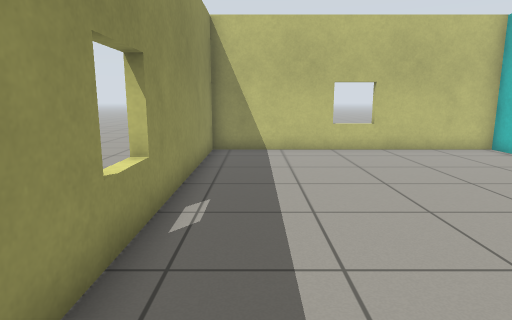
view 1 (above)

20 first-person views from a walk through a Gazebo world. The camera is 0.94 m above the floor, tilts 10° down and sees 75° across. The floor is counted in squares, 0.5 m on a side. Each view is taken from the middle of a square. On the plan, view 1 faces up. The plan holds only what a view shows up to about 17 squares ahead; the rest is blank. The place goes on beyond the plan.

view 2
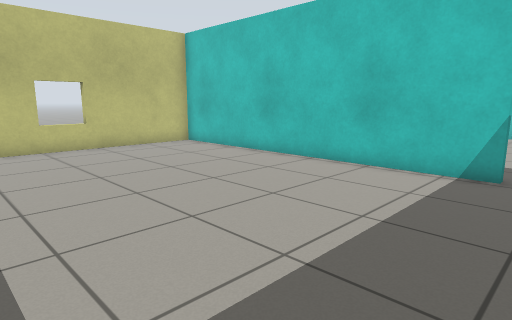

view 3
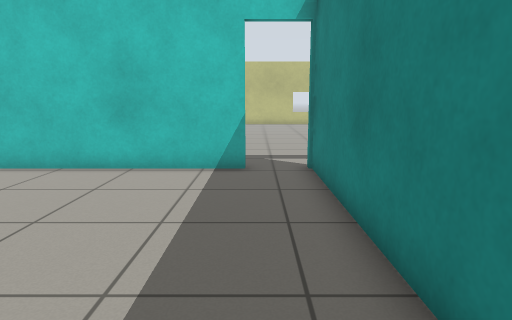

view 4
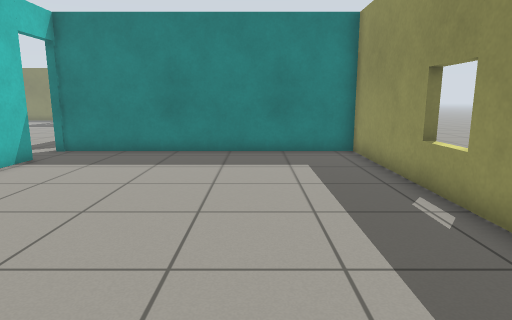

view 5
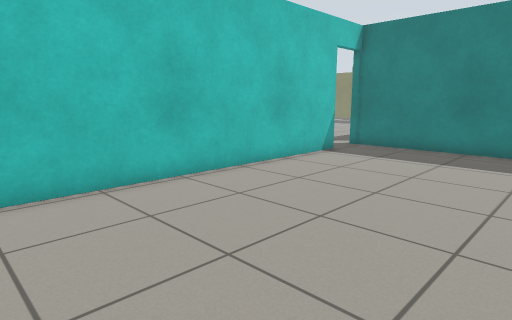

view 6
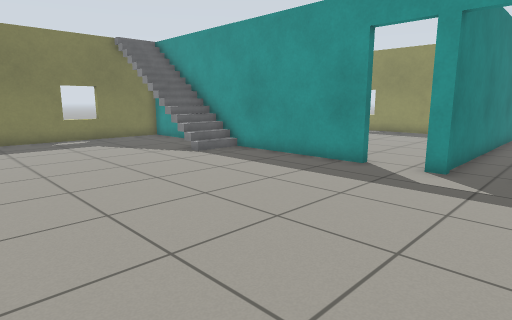

view 7
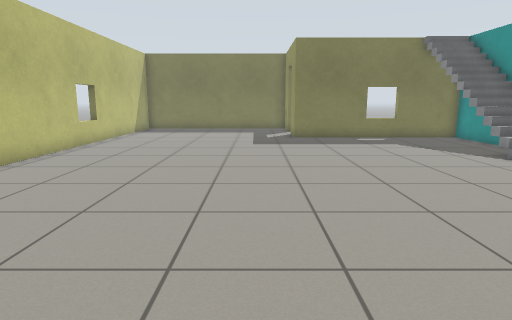

view 8
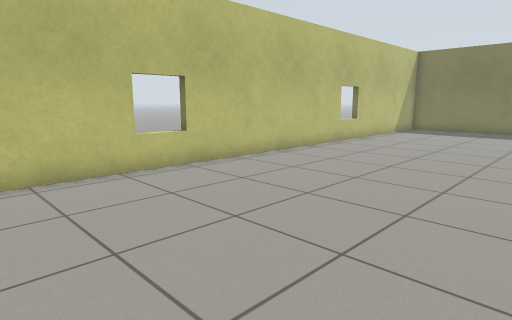

view 9
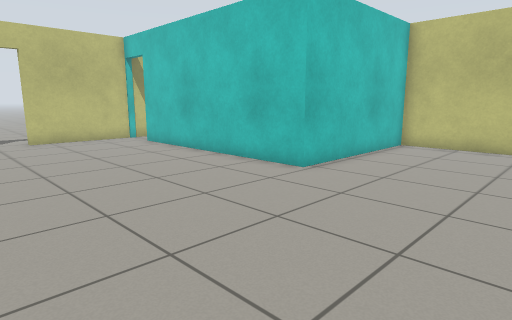

view 10
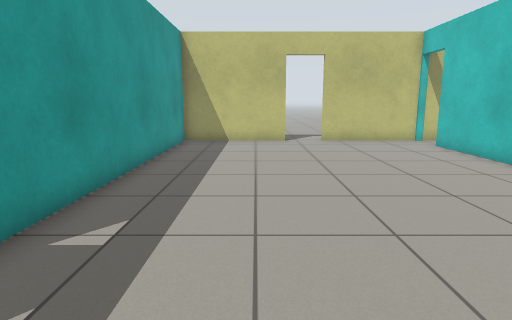

view 11
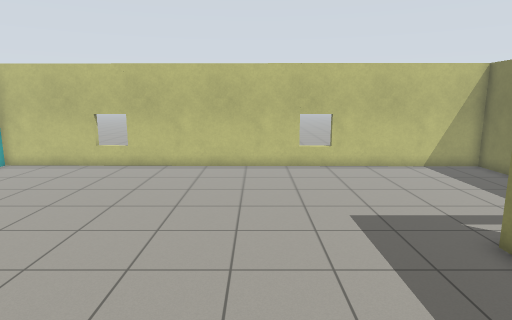

view 12
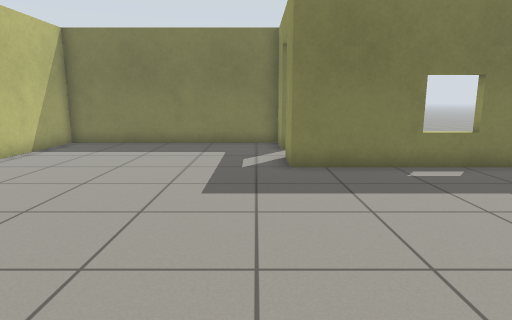

view 13
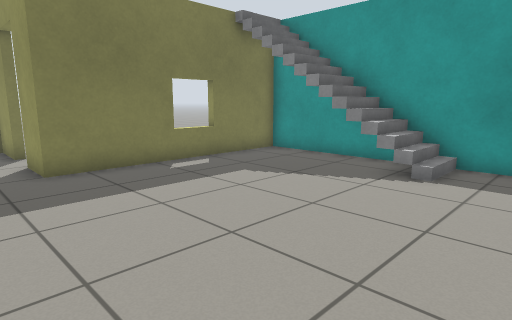

view 14
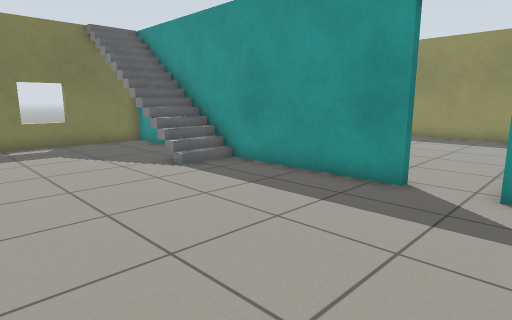

view 15
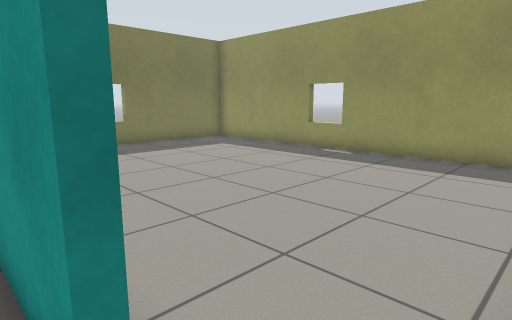

view 16
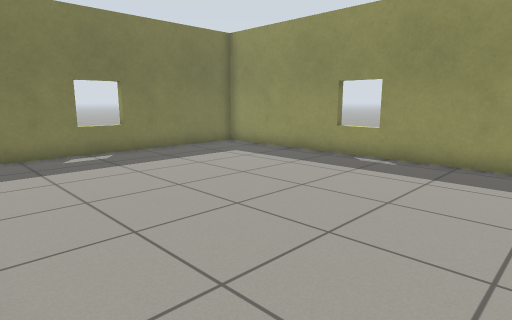

view 17
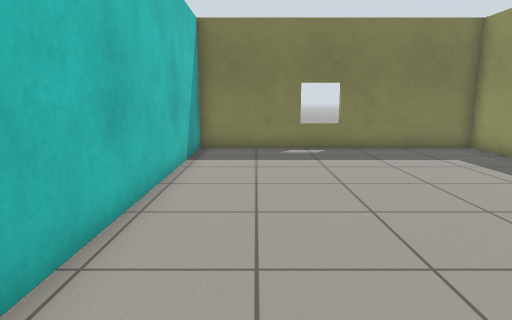

view 18
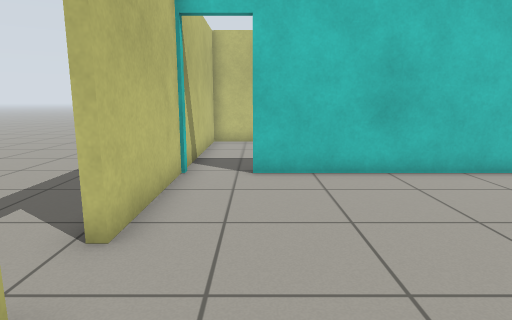

view 19
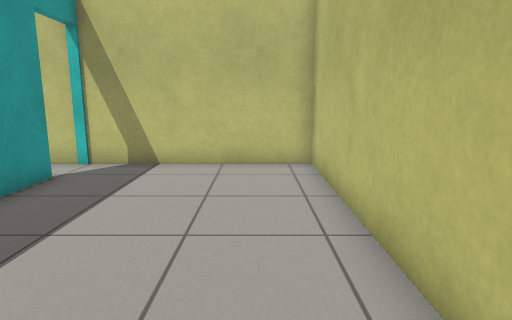

view 20
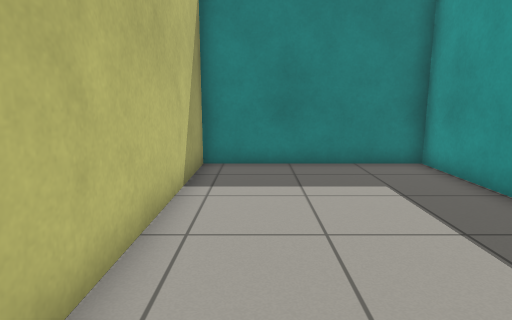

### Floor plan
Ten units are one square. View 1 is at (0, 0); x grows to the right and y downward. Boxes are objects, and circles mark ways between rooms. Rooms are numbered by the first view taken in them; rooms with no view inside come last. Other rooms are left out.
<svg viewBox="-22 -135 304 361">
<path fill="none" stroke="#000" d="M93 -3 93 -130 -17 -130 -17 16 96 16M96 37 96 164 180 164 180 182M96 16 96 21M180 200 180 221 274 221 276 -17 206 -17 206 -111M209 -130 162 -130M145 -130 96 -130 96 -13M-17 34 -17 164 93 164 93 56M209 -56 209 -20 276 -20 277 -130 209 -130M209 -111 209 -94"/>
<circle cx="94" cy="14" r="3" fill="#2a7"/>
<circle cx="100" cy="145" r="3" fill="#2a7"/>
<circle cx="210" cy="-120" r="3" fill="#2a7"/>
<text x="40" y="-60">1</text>
<text x="190" y="50">2</text>
<text x="40" y="90">3</text>
<text x="240" y="-80">4</text>
</svg>
Room 1 opens to room 2. Room 2 opens to room 3. Room 2 opens to room 4.

Where each view was taken, in squares from view 1:
view 1: 0 up, 0 right, facing up
view 2: 1 down, 0 right, facing up-right
view 3: 0 up, 0 right, facing right
view 4: 11 up, 2 right, facing down
view 5: 12 up, 2 right, facing down-right
view 6: 1 up, 19 right, facing down-left
view 7: 1 up, 20 right, facing down
view 8: 1 up, 19 right, facing down-right
view 9: 4 down, 13 right, facing up-right
view 10: 3 down, 13 right, facing up
view 11: 11 down, 11 right, facing right
view 12: 7 down, 19 right, facing down
view 13: 7 down, 20 right, facing down-left
view 14: 1 down, 17 right, facing down-left
view 15: 2 down, 10 right, facing down-left
view 16: 4 down, 9 right, facing down-left
view 17: 3 down, 7 right, facing down
view 18: 11 up, 12 right, facing right
view 19: 3 up, 26 right, facing up
view 20: 12 up, 26 right, facing down
